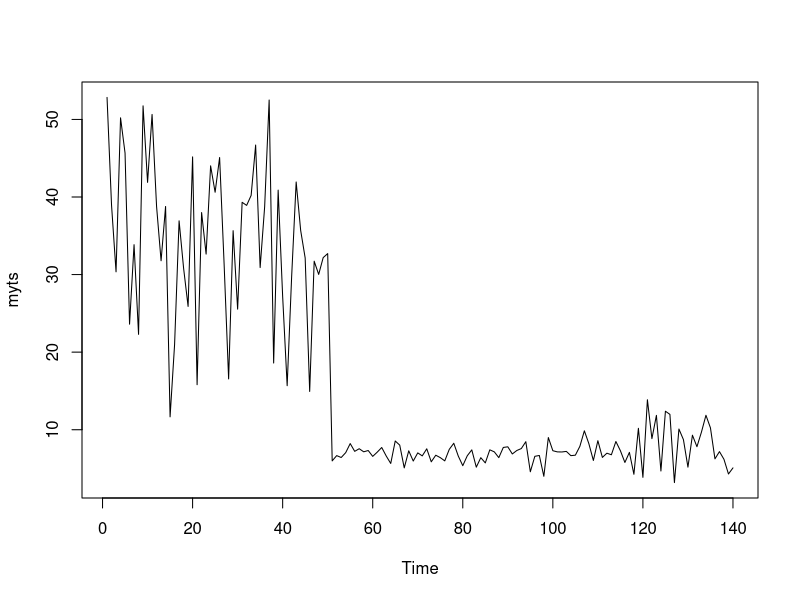
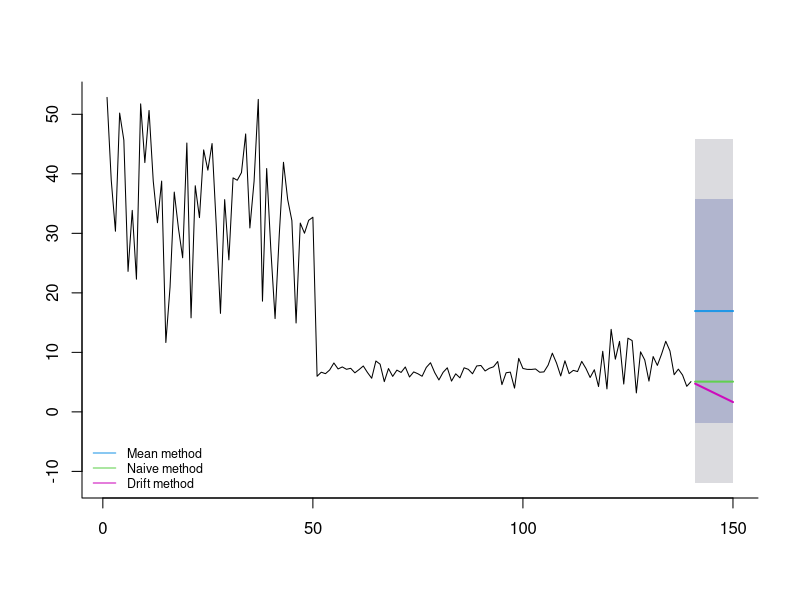
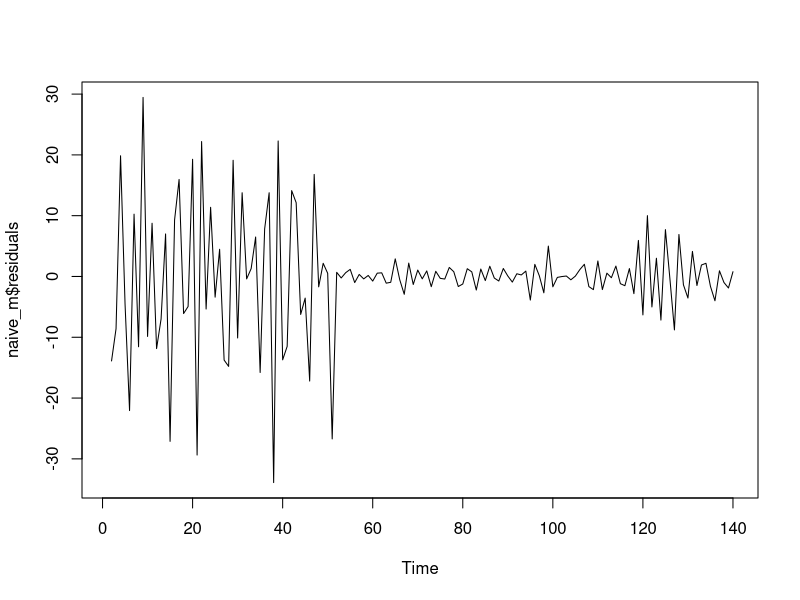
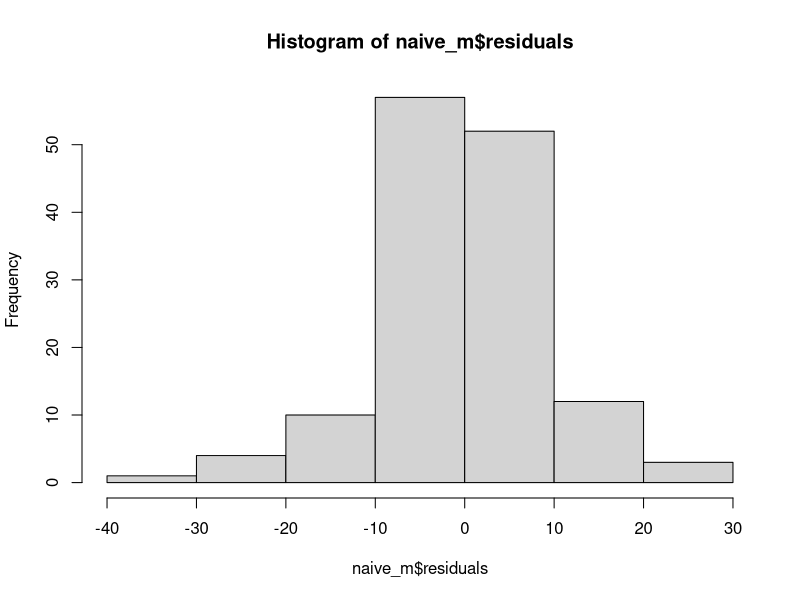
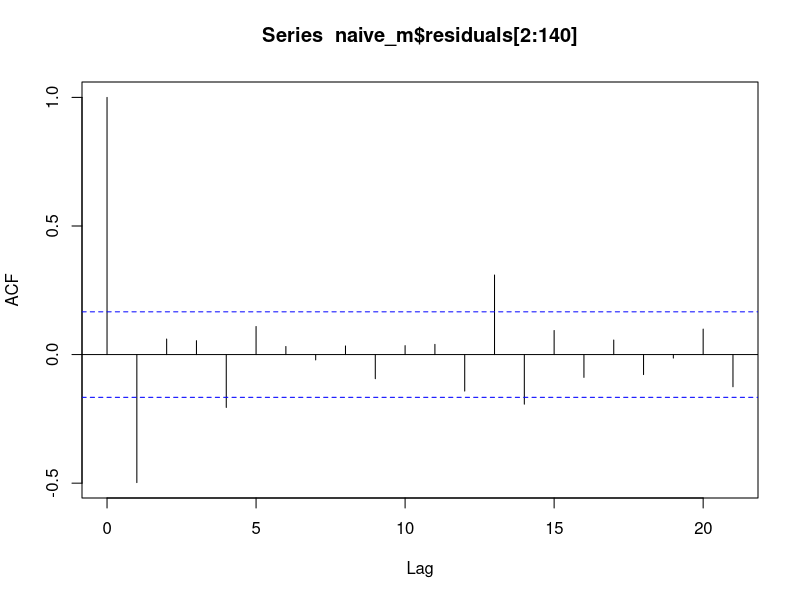
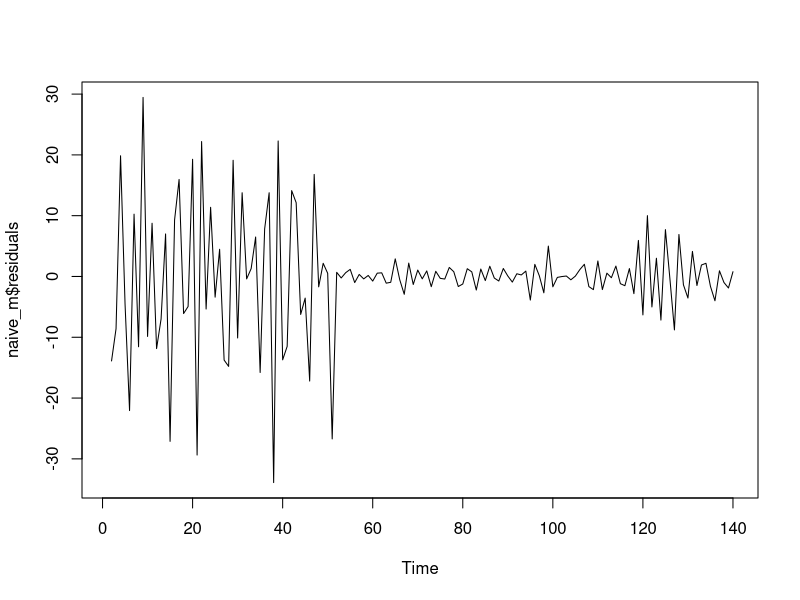
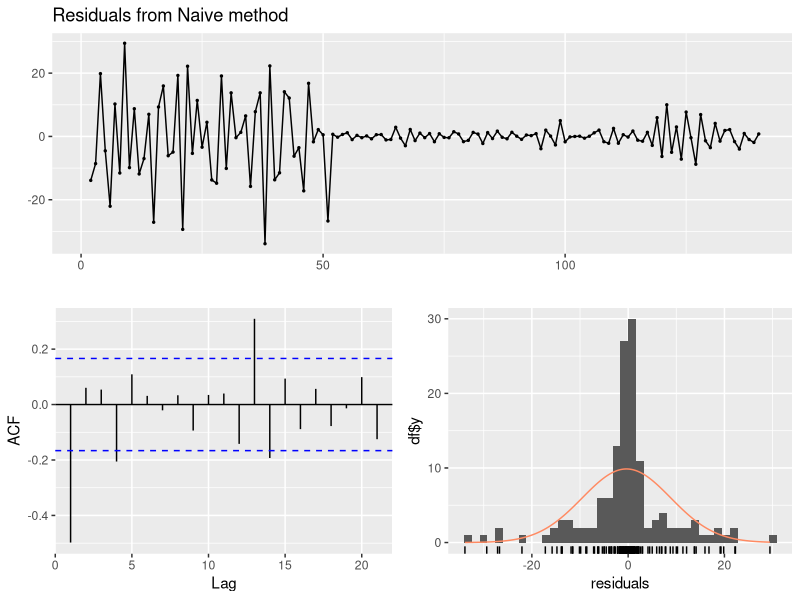
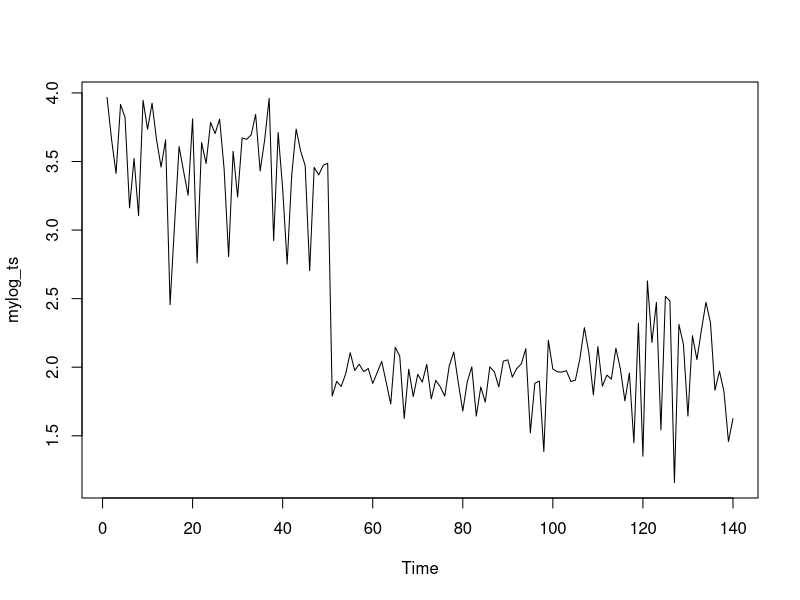

R code for these plots, in order:

# Creation of the dataset
set.seed(54)
myts <- ts(c(rnorm(50, 34, 10), rnorm(67, 7, 1), runif(23, 3, 14)))

###---- 1) PLOT THE DATASET AND: ----
#         - explain the statisticail trait of it
#         - identify the problems and make a plan to fix them
plot(myts)

# As we can see the dataset has not constant mean and not constant variance.
# It's divided essentially into two parts (even three, the third part start at t=120)


###--- 2) SET UP THREE FORECAST MODELS WITH 10 STEPS INTO THE FUTURE ----
#       - USE:Naive, mean and drift methods
library(forecast)

mean_m <- meanf(myts,h = 10)
naive_m <- naive(myts, h = 10)
drift_m <- rwf(myts, h = 10, drift = T)

###--- 3) GET THE PLOT WITH THE THREE FORECASTS OF THE MODEL ----
#       - Add a legend
#       - Reassemble the plot of the course
#
# If we analyse the forecasts of the methods it seems that the naive approach wins on the others.
# In fact it projects the last observations to the future
plot(mean_m, plot.conf = F, main = "", bty = "l") 
lines(naive_m$mean, col = 123, lwd =2)
lines(drift_m$mean, col =22, lwd =2) 
legend("bottomleft", lty = 1,
       col = c(4,123,22), 
       bty = "n", # Delete the border of the legend
       cex = 0.75, # Minimise the size of the legend
       legend = c("Mean method", "Naive method", "Drift method"))

###--- 4) WHICH METHOD LOOKS MORE PROMISING? ----
#       - Calculate the accuracy
#
# In order to calculate the accuracy of our models we have to fit it on the 
# training set and than to calculate the accuracy on the test set.
# The training set is usually the 80% of all the observations,
# the test set is the 20%

length(myts)
# training size
(140/100)*80 
# test size
(140/100)*20

## -Training and test
training_set <- window(myts, start= 1, end = 112)
test_set <- window(myts, start = 113, end =140)

## -Fitting the model
mean_fitted <- meanf(training_set, h = 28) # h=28 are the points to predict
naive_fitted <- naive(training_set, h = 28)
drift_fitted <- rwf(training_set, h = 28, drift = T)

## -Accuracy
# As we have seen into the plot, the naive method is the one who gives us
# the lowest values for the errors
accuracy(mean_fitted, test_set)
accuracy(naive_fitted, test_set)
accuracy(drift_fitted, test_set)


###--- 5) GET THE ERROR MESURE AND COMPARE THEM ----
#       - Do the results match the visual impression of the plot?
#       - If not why?

# (Answer) From a first sight we can see that the mean is close to zero
plot(naive_m$residuals)

###--- 6) BASED ON THE ERROR MESURE: ----
#         - Check all relevant statistical traits of the best method:
#         - Mean of zero
#         - Standard distribution of the residuals
#         - No autocorrelation in the residuals
#         - Costant variance

## -The mean is close to zero
# [2:140] because the first element is NA
mean(naive_m$residuals[2:140])

# The residual doesn't seems normal distributed
hist(naive_m$residuals)


## -The Shapiro-Wilk test 
# It's a test used to check if a variable is normal distributed.
# A p-value < 0.05 refuse the null hypoesis, it means that the 
# residuals are not normal distributed.
shapiro.test(naive_m$residuals)

## -Residual autocorrelation
# We have four bars crossing the threshold (except the first one)
# It means that the residuals are autocorrelated.
acf(naive_m$residuals[2:140])

## -Variance
plot(naive_m$residuals)

# So far we have got negative indicators that the model we have used (naive) is not good.
# Even thought the mean is close to zero they are not normal distributed they are autocorrelated,
# and the variance is not constant across the serie.
# Anyway, from the three we have tested it results the one who fits better.

## Additional checking of the residuals
# The Ljung-Box test
checkresiduals(naive_m)



###--- 7) EXAMIN THE RESULTS: ARE THERE ANY FIXES NEEDED? ----
#       - What is the easiest tool to improve the model?


###--- 8) PERFORME THE WHOLE ANALYSIS WITH THE LOG TRANSFORMATION ON THE DATA ----
#       - Check if the assumption are now met
mylog_ts <- log(myts)

## -As we can see the log of the original serie has a smaller variance (1.5 - 4.0)
plot(mylog_ts)
plot(myts)


## -Fitting the 3 mothods
log_mean_m <- meanf(mylog_ts, h = 10)
log_naive_m <- naive(mylog_ts, h = 10)
log_drift_m <- rwf(mylog_ts, drift = T)

## -Plotting the mean of the three methods
# The pattern shown is similar as before
plot(log_mean_m, plot.conf =F, main = "Log of the serie")
lines(log_naive_m$mean, col =123)
lines(log_drift_m$mean, col =22)
legend("bottomleft", lty = 1,
       col = c(4,123,22), 
       bty = "n", # Delete the border of the legend
       cex = 0.75, # Minimise the size of the legend
       legend = c("Mean method", "Naive method", "Drift method"))



## -Testing the accuracy
# Creation of the training set and test set
log_training <- window(mylog_ts, start = 1, end = 112)
log_test <- window(mylog_ts, start = 113, end =140)


## -Fitting the models on the training set
log_mean_train <- meanf(log_training, h = 28)
log_naive_train <- naive(log_training, h = 28)
log_drift_train <- rwf(log_training, drift = T)


## -Accuracy
# The naive method seems the most accurate
accuracy(log_mean_train, log_test)
accuracy(log_naive_train, log_test)
accuracy(log_drift_train, log_test)


## -Checking the statistics traits of the residuals
# Plotting the residuals
plot(log_naive_m$residuals)

## -Calculate the mean
# very close to zero
mean(log_naive_m$residuals[2:140])


## -Histogram of the residuals
# It seems that they are not normal distributed
hist(log_naive_m$residuals)


## -Shapiro Test
# The p-value < 0.05 so it means that the residuals are normal distributed 
shapiro.test(log_naive_m$residuals)


## -Autocorrelation test
# Here we can see a big emprovement, there is only a single line 
# that exceed the threshold (except the first one)
acf(log_naive_m$residuals[2:140])





